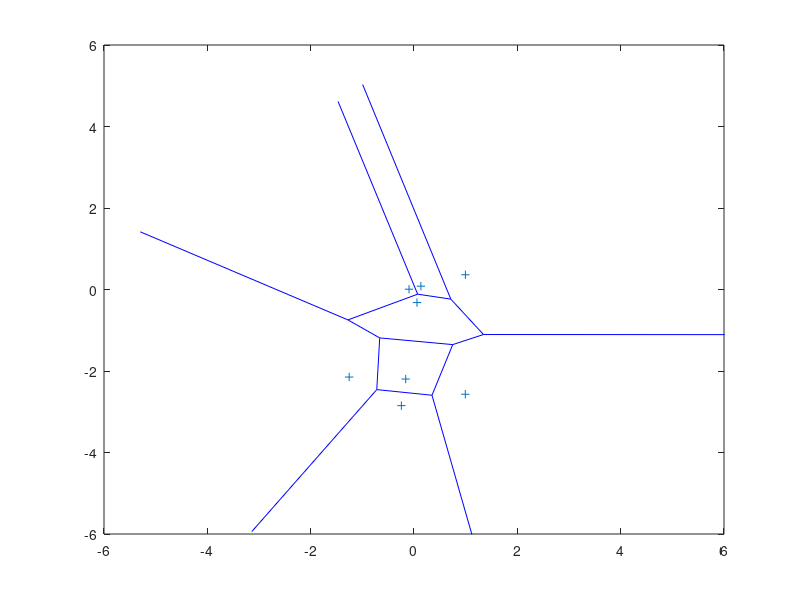

Recreate this plot in MATLAB. (Note: this script raises an error after producing the figure.)
%% Voronoi diagram
% version 0.01
% Jonas K. Sekamane
%
% *BOUNDED VORONOI DIAGRAM*
% Extending the the _voronoi_ and _voronoin_ functions with a boundary, 
% such that any open regions can be patched.

clearvars;

%% Setup

% Points - Random firm locations
n = 8;
%x0 = rand(1, n)*10-5; % Initial x-position of firm
%y0 = rand(1, n)*10-5; % Initial y-position of firm
%xy = [x0' y0'];
[x0, y0] = pol2cart( rand(n,1)*2*pi , rand(n,1)*3 );
xy = [x0 y0];

% Default plot
figure(1);
voronoi(xy(:,1)' , xy(:,2)');
xlim([-6 6]); ylim([-6 6]);

% Default functions
[vx,vy] = voronoi(xy(:,1)' , xy(:,2)');
% Coordinates of the inner Voronoi edges/end points
%[V1,CB] = voronoin(xy);

%% Boundary box

% Boundary box
bbox = [-5 5 5 -5 -5; 5 5 -5 -5 5]';

% Calculate the maximum distance between any two points within the boundary
bdistance = sqrt((-5-5)^2+(-5-5)^2)*2; % Twice the length of diagonal for a square boundary box.
% For more general convex boundary use covhull() + algorithm described here: http://stackoverflow.com/a/2736383

% Boundary box line segments
bvx = [ bbox(1:end-1,1)'; circshift( bbox(1:end-1,1)', [0,-1] ) ];
bvy = [ bbox(1:end-1,2)'; circshift( bbox(1:end-1,2)', [0,-1] ) ];

%% Extend lines
% Extend the lines to insure that they intersect with the boundary box.
% Only extend lines where the endspoints are unconnected with other lines 
% (and extend in the direction away from the connected end). The length 
% after extension should be the diagonal length of the boundary box.

% Identify the Voronoi edges/endpoints that are within the boundary.
[~, vui] = unique(vx(:)); 
V0 = [vx(sort(vui)) vy(sort(vui))];
in = inpolygon(V0(:,1), V0(:,2), bbox(:,1), bbox(:,2));


% Identify Voronoi line segments with common endpoints inside boundary.
vend = NaN(size(vx));
for line=1:length(vx);
    % If line is connected to any other line (ie. 1:N~=line).
    others = find( 1:length(vx) ~= line );
    for i=1:2
         connected = ismember(vx(i,line), vx(:,others));
         outside = ismember(vx(i,line), V0(~in,1));
         vend(i,line) = connected+outside;
    end
end
% Find the Voronoi lines that have exactly one shared endpoint within
% boundary.
count = sum(logical(vend),1);
lines = find(count==1);
% Loop through all lines with one common endpoint (in boundary) and
% extend its length (to insure that the line intersects with the boundary)
vx_extent = vx;
vy_extent = vy;
for line = lines
    % The common endpoint
    i = find(vend(:,line));
    % The other endpoint (opposite of i)
    j = 1+abs(2-i); % Takes value 2 if i=1 and takes value 1 if i=2.
    % Extend the line in the direction away from the common endpoint
    [direction, ~] = cart2pol( vx(j,line)-vx(i,line), vy(j,line)-vy(i,line) );
    % Setting the length equal to the maximumum distance between any two
    % points within boundary.
    [dx, dy] = pol2cart(direction, bdistance);
    % New end point
    vx_extent(j,line) = vx(i,line) + dx;
    vy_extent(j,line) = vy(i,line) + dy;
end


%% Line intersection

% Formatting to fit lineSegmentIntersect
VXY = [vx_extent(1,:)' vy_extent(1,:)' vx_extent(2,:)' vy_extent(2,:)'];
BXY = [bvx(1,:)' bvy(1,:)' bvx(2,:)' bvy(2,:)'];

out = lineSegmentIntersect(VXY, BXY);


%% Split lines at intersection points

% New variables that simply later code
A = out.intAdjacencyMatrix;
IX = out.intMatrixX;
IY = out.intMatrixY;
s = size(A);

% Create new matrix for the split line segments
VXY_split = NaN(s(1)+sum(A(:)), 4);
% Count the number of intersections for each voronoi line.
vbreaks = sum(A,2);
% Loop through all voronoi lines that has an intersection.
v = 1;
for vline = find(vbreaks)'
    
    % Find index for intersection points.
    bline = find(A(vline,:));
    % Create matrix with all points. Each row is a point with form [x y].
    % So need to reshape VXY. Each split gives two points; start and end.
    points = [ reshape( VXY(vline,:), 2, 2)'; ...
               repmat( [IX(vline,bline)' IY(vline,bline)'], 2, 1) ];
    % All points on same line; sort primarily by x and secondarily by y.
    pointssorted = sortrows(points);
    % Reformat so row is line with form [x1 y1 x2 y2]. New length is l.
    l = vbreaks(vline)+1;
    VXY_split(v:v-1+l,:) = reshape(pointssorted', 4, l)';
    v = v+l;
    
end
VXY_split(v:end,:) = VXY(vbreaks==0,:); % Lines with no split

% Create new matrix for the split line segments
BXY_split = NaN(s(2)+sum(A(:)), 4);
% Count the number of intersections for each boundary line.
bbreaks = sum(A,1);
% Loop through all boundary lines that has an intersection.
b = 1;
for bline = find(bbreaks)
    
    % Find index for intersection points.
    vline = find(A(:,bline));
    % Create matrix with all points. Each row is a point with form [x y].
    % So need to reshape BXY. Each split gives two points; start and end.
    points = [ reshape( BXY(bline,:), 2, 2)'; ...
               repmat( [IX(vline,bline) IY(vline,bline)], 2, 1) ];
    % All points on same line; sort primarily by x and secondarily by y.
    if mod(bline,2) % even number
        pointssorted = sortrows(points, [1 2]);
    else
        pointssorted = sortrows(points, [2 1]);
    end
    % Reformat so row is line with form [x1 y1 x2 y2]. New length is l.
    l = bbreaks(bline)+1;
    BXY_split(b:b-1+l,:) = reshape(pointssorted', 4, l)';
    b = b+l;
    
end
BXY_split(b:end,:) = BXY(bbreaks==0,:); % Lines with no split

% Delete lines outside boundary (.0000000000001 fixes rounding error).
VXY_split(find( sum( (abs(VXY_split)>5.0000000000001) ,2) ),:) = [];


%% Match lines with respective firm

% Calculating distance from line segments to points

% Distance to mid-point of line segment
BXY_split_mid = [mean(BXY_split(:,[1 3]),2) mean(BXY_split(:,[2 4]),2)] ;
bdist_mid = pdist2(xy, BXY_split_mid);
[~, IB] = min(bdist_mid);

% bdist = pldist2(xy, BXY_split);
% % Find closest firm for each line segment
% [~, IB] = min(bdist);

VXY_split_mid = [mean(VXY_split(:,[1 3]),2) mean(VXY_split(:,[2 4]),2)] ;
vdist_mid = pdist2(xy, VXY_split_mid);
[~, IV] = sort(vdist_mid, 1);
IV(3:end,:) = [];

% vdist = pldist2(xy, VXY_split);
% % Each voronoi line is borders two firms. Keep the two with min distance.
% [~, IV] = sort(vdist, 1);
% IV(3:end,:) = [];

% Map the line segment to the firms.
all_split = [BXY_split; VXY_split];
C_all = num2cell(repmat(NaN,1,n)');
for i=1:length(C_all)
    bline = find(IB==i);
   [~, vline] = find((IV==i));
   C_all{i} = [ bline vline'+size(BXY_split,1) ];
end

%% Reformat from lines to points 
all = reshape(all_split', 2, size(all_split,1)*2)';
C = cellfun(@(x) [x*2-1 x*2], C_all, 'UniformOutput', false);
hull = num2cell(repmat(NaN,1,n)');
area = NaN(n, 1);

% Arrange points counterclock wise around convex hull
for i = 1:n
    [hull_i, area_i] = convhull( all(C{i},1), all(C{i},2) );
    area(i) = area_i;
    hull{i} = hull_i;
end


%% Figures
figure(2);
plot( VXY_split(:,[1 3])', VXY_split(:,[2 4])');
xlim([-6 6]); ylim([-6 6]);
hold on;
plot( BXY_split(:,[1 3])', BXY_split(:,[2 4])');
text( BXY_split(:,1)'+0.1, BXY_split(:,2)'+0.1, cellstr(num2str([1:length(BXY_split)]')) );
scatter(IX(A),IY(A),[],'k','filled');
%scatter(V1(:,1), V1(:,2));
%scatter(bbox(1:end-1,1),bbox(1:end-1,2));
%text(bbox(1:end-1,1)-0.1, bbox(1:end-1,2)-0.1, cellstr(num2str([1:4]')) );
scatter( xy(:,1)' , xy(:,2)', 'filled');
text(xy(:,1)'+0.1, xy(:,2)'+0.1, cellstr(num2str([1:n]')) );
%plot(linex,liney,':');
%scatter(xi_temp, yi_temp);
%patch(test(:,1),test(:,2),3);
hold off;
% xlabel('x'); ylabel('y');
% %voronoi(xy(:,1)' , xy(:,2)');
% hold off;


% figure(3);
% plot(vx,vy);
% xlim([-10 10]); ylim([-10 10]);
% hold on;
% plot(bbox(:,1),bbox(:,2));
% hold off;
% 
% figure(31);
% plot(vx_extent,vy_extent);
% xlim([-10 10]); ylim([-10 10]);
% hold on;
% plot(bbox(:,1),bbox(:,2));
% hold off;

% figure(4);
% plot(vx(:,bbii(1,2)),vy(:,bbii(1,2)));
% xlim([-6 6]); ylim([-6 6]);
% hold on;
% plot( bbox(bbii(1,1),1) , bbox(bbii(1,1),2) );
% hold off;
% bbii(1,1)
% 

% figure(33);
% plot(vx_extent,vy_extent);
% xlim([-8 8]); ylim([-8 8]);
% hold on;
% plot(bbox(:,1),bbox(:,2));
% scatter(IX(A),IY(A),[],'r');
% hold off;

% figure(5);
% plot( BXY_split(:,[1 3])', BXY_split(:,[2 4])');
% xlim([-6 6]); ylim([-6 6]);
% hold on;
% plot( VXY_split(:,[1 3])', VXY_split(:,[2 4])');
% hold off;

% %m = C{4}; 
% figure(55);
% scatter( xy(:,1)' , xy(:,2)', 'filled');
% hold on;
% plot( all_split(:,[1 3])', all_split(:,[2 4])', 'k');
% %patch( all_split(m,[1 3])', all_split(m,[2 4])', 'red');
% for i = 1:length(C_all)
%     X = all_split(C_all{i},[1 3])';
%     X2 = X(:);
%     Y = all_split(C_all{i},[2 4])';
%     Y2 = Y(:);
%     [X3, Y3] = poly2ccw(X2, Y2);
%     hull = convhull(X2,Y2);
%     %[lat, lon] = polymerge(X(:), Y(:))
%     %patch(all_split(C{i},[1 3])', all_split(C{i},[2 4])', i); % use color i.
%     %patch(lat, lon, i); % use color i.
%     patch(X2(hull), Y2(hull), i, 'FaceAlpha', 0.2, 'EdgeColor', 'none'); % use color i.
%     %patch(X3, Y3, i, 'FaceAlpha', 0.2, 'EdgeColor', 'none'); % use color i.
% end
% xlim([-6 6]); ylim([-6 6]);
% hold off;


figure(555);
scatter( xy(:,1)' , xy(:,2)', 'filled');
hold on;
plot( all_split(:,[1 3])', all_split(:,[2 4])', 'k');
%patch( all_split(m,[1 3])', all_split(m,[2 4])', 'red');
for i = 1:n
    X = all(C{i},1);
    Y = all(C{i},2);
    patch(X(hull{i}), Y(hull{i}), i, 'FaceAlpha', 0.2, 'EdgeColor', 'none');
end
xlim([-6 6]); ylim([-6 6]);
hold off;
